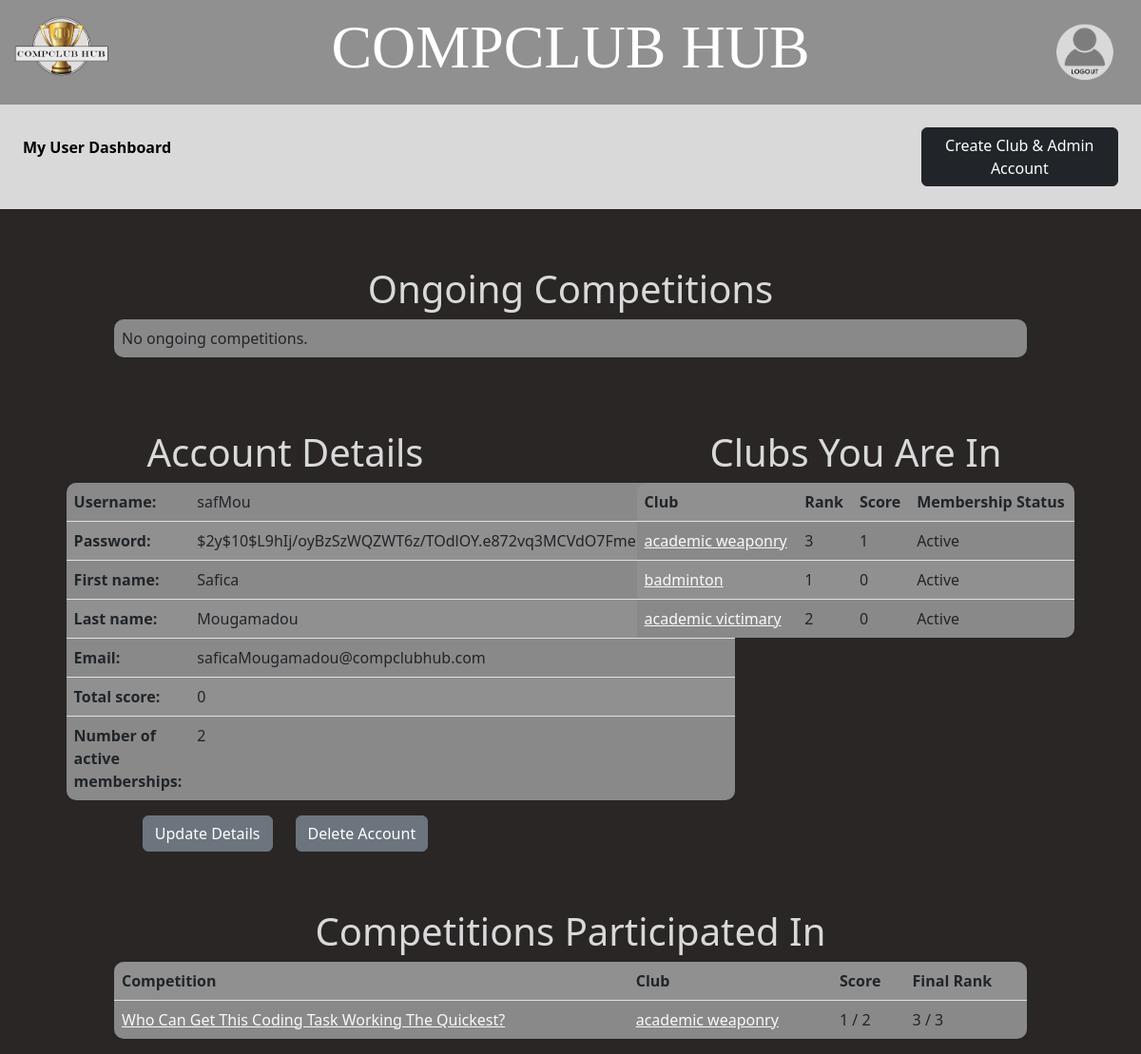
/user_dashboard.php (signed in), run on the app's committed database.
### tables this page shows
CREATE TABLE `users` (
  `userID` int NOT NULL AUTO_INCREMENT,  
  `firstName` varchar(255) NOT NULL ,
  `lastName` varchar(255) NOT NULL,
  `totalScore` decimal NOT NULL DEFAULT 0,  
  `email` varchar(255) NOT NULL,
  `username` varchar(255) NOT NULL,
  `password` varchar(255) NOT NULL,
  `numActiveMemberships` int NOT NULL DEFAULT 0,  
  `deleted` BOOLEAN NOT NULL DEFAULT false,  
  PRIMARY KEY (`userID`)
);

CREATE TABLE `memberships` (
`userID` int NOT NULL,
`clubID` int NOT NULL,
 
`score` decimal NOT NULL DEFAULT 0,  
`activityStatus` boolean NOT NULL DEFAULT True,  
`clubRank` int NOT NULL,  
PRIMARY KEY (`userID`, `clubID`)
);

CREATE TABLE `clubs` (
`clubID` int NOT NULL AUTO_INCREMENT,  
`clubName` varchar(255) NOT NULL,
`clubEmail` varchar(255) NOT NULL,
`category` varchar(255) NOT NULL,  
`description` varchar(255) NOT NULL,
`activityStatus` Boolean NOT NULL DEFAULT True,  
`address` varchar(255) NOT NULL,
PRIMARY KEY (`clubID`)
);

CREATE TABLE `competitions` (
`competitionID` int NOT NULL AUTO_INCREMENT,  
`club` int NOT NULL,  
`name` varchar(255) NOT NULL,
`numParticipants` int NOT NULL DEFAULT 0,
`1stPlace` int,  
`2ndPlace` int,  
`3rdPlace` int,  
`numRounds` int NOT NULL,
`start` date NOT NULL,  
`end` date NOT NULL,  
`finished` BOOLEAN NOT NULL DEFAULT False,  
PRIMARY KEY (`competitionID`)
);

CREATE TABLE `competitors` (
`userID` int NOT NULL,  
`competition` int NOT NULL,  
 
`score` decimal NOT NULL DEFAULT 0,
`finalRank` int NULL,  
PRIMARY KEY (`userID`, `competition`)
);

### user_dashboard.php (the view, shortened to what this page needs)
<!DOCTYPE html>
<html lang="en">
  <head>
    <link href="https://cdn.jsdelivr.net/npm/bootstrap@5.2.3/dist/css/bootstrap.min.css" rel="stylesheet">
    <link rel="stylesheet" href="css/styles.css">
  </head>
<body>
<header>
  <?php
    include 'commonPhp/headerLogOut.php';
  ?>
</header>
<div class="contdash">
  <h1><Strong>My User Dashboard</Strong></h1>
  <form action="user_dashboard.php" method="post">
    <button id="userDashButton" name="createClubAdmin" type="submit" class="btn btn-dark">Create Club & Admin Account</button>
  </form>
</div>
<div class="container-fluid">
  <div class="row">
    <h1 class='display-6'><strong>Ongoing Competitions</strong></h1>
    <?php
      include 'config/database_pdo.php';
      $stmt = $con->prepare(
        "SELECT clubs.clubID, clubs.clubName, competitions.name,
        competitions.numRounds AS totalRounds, matches.roundNum,
         matches.schedule, matches.competitor2,
         competitions.competitionID
        FROM clubs
        JOIN competitions ON clubs.clubID = competitions.club
        JOIN matches ON competitions.competitionID = matches.competition
        WHERE matches.competitor1 = ?
          AND competitions.finished = false
          AND matches.roundNum IN (
            SELECT DISTINCT roundNum
            FROM matches
            WHERE competition = competitions.competitionID
            AND roundNum <= competitions.numRounds
          )
        ORDER BY matches.roundNum DESC"
      );
      $stmt->execute([$_SESSION["id"]]);
      $data = $stmt->fetchAll();
      $stmt2 = $con->prepare(
          "SELECT username FROM users
          JOIN matches ON users.userID=matches.competitor2
          WHERE matches.competitor1 = ?"
      );
      $stmt2->execute([$_SESSION["id"]]);
      $dataOpp = $stmt2->fetchAll();
      $stmt3 = $con->prepare(
        "SELECT clubs.clubID, clubs.clubName, competitions.name,
        competitions.numRounds AS totalRounds, matches.roundNum,
        matches.schedule, matches.competitor2,
        competitions.competitionID
        FROM clubs
        JOIN competitions ON clubs.clubID = competitions.club
        JOIN matches ON competitions.competitionID = matches.competition
        WHERE matches.competitor2 = ?
          AND competitions.finished = false
          AND matches.roundNum IN (
            SELECT DISTINCT roundNum
            FROM matches
            WHERE competition = competitions.competitionID
            AND roundNum <= competitions.numRounds
          )
        ORDER BY matches.roundNum DESC"
      );
      $stmt3->execute([$_SESSION["id"]]);
      $data2 = $stmt3->fetchAll();
      $stmt4 = $con->prepare(
        "SELECT username FROM users
        JOIN matches ON users.userID=matches.competitor1
        WHERE matches.competitor2 = ?"
      );
      $stmt4->execute([$_SESSION["id"]]);
      $data2Opp = $stmt4->fetchAll();
      echo "<table class='table table-striped'>";
      if ($data || $data2) {
        echo "<thead>";
        echo "<tr><th>Club</th><th>Competition</th><th>Round</th><th>Schedule</th><th>Opponent</th></tr>";
        echo "</thead>";
        echo "<tbody>";
        if ($data && $dataOpp) {
          for ($i = 0; $i < count($data); $i++) {
            if ($data[$i]["totalRounds"] > $data[$i]["roundNum"]) {
              echo "<tr><td><a href='club_page.php?clubID=" . $club["clubID"] .
              "' class='link-light'>" .
              $club["clubName"] . "</a></td>" .
              "<td><a href='competition_page.php?competitionID=" .
                $data[$i]["competitionID"] .  "' class='link-light'>" .
                $data[$i]["name"] . "</a></td>" .
              "</td><td>" . $data[$i]["roundNum"] .
              "</td><td>" . $data[$i]["schedule"] . "</td><td>" . $dataOpp[$i]["username"] . "</td></tr>";
            }
          }
        }
        if ($data2 && $data2Opp) {
            for ($i = 0; $i < count($data2); $i++) {
              if ($data2[$i]["totalRounds"] > $data2[$i]["roundNum"]) {
                echo "<tr><td><a href='club_page.php?clubID=" . $club["clubID"] .
                "' class='link-light'>" .
                "<td><a href='competition_page.php?competitionID=" .
                $data2[$i]["competitionID"] .  "' class='link-light'>" .
                $data2[$i]["name"] . "</a></td>" .
                "<td>" . $data2[$i]["name"] . "</td><td>" . $data2[$i]["roundNum"] .
                "</td><td>" . $data2[$i]["schedule"] . "</td><td>" . $data2Opp[$i]["username"] . "</td></tr>";
              }
            }
        }
      } else {
        echo "<tbody>";
        echo "<tr><td>No ongoing competitions.</td></tr>";
      }
      echo "</tbody></table>";
    ?>
    <div class="col-sm-6">
      <?php
        include 'config/database_pdo.php';
        $sql = "SELECT * FROM users
        WHERE userID = :query";
        $stmt = $con->prepare($sql);
        $userID = $_SESSION["id"];
        $stmt->bindParam(':query', $userID);
        $stmt->execute();
        $data = $stmt->fetchAll();
        echo "<h1 class='display-6'><strong>Account Details</strong></h1>";
        echo "<table class='table table-striped'><tbody>";
        if ($data) {
          foreach ($data as $info) {
            echo "<tr><td><strong>Username:</strong></td><td>" . $info["username"] . "</td></tr>";
            echo "<tr><td><strong>Password:</strong></td><td>" . $info["password"] . "</td></tr>";
            echo "<tr><td><strong>First name:</strong></td><td>" . $info["firstName"] . "</td></tr>";
            echo "<tr><td><strong>Last name:</strong></td><td>" . $info["lastName"] . "</td></tr>";
            echo "<tr><td><strong>Email:</strong></td><td>" . $info["email"] . "</td></tr>";
            echo "<tr><td><strong>Total score:</strong></td><td>" . $info["totalScore"] . "</td></tr>";
            echo "<tr><td><strong>Number of active memberships:</strong></td><td>" . $info["numActiveMemberships"] . "</td></tr>";
          }
        }
        echo "</tbody></table>";
      ?>
      <div class="container">
        <div class="row justify-content-center">
          <div class="col-auto">
            <div class="d-flex justify-content-between gap-4">
              <form action="edit_user_details.php" method="post">
                <button id="editUserDetailsButton" name="updateUserDetails" type="submit" class="btn btn-secondary">Update Details</button>
              </form>
              <form action="delete_user.php">
                <button id="deleteUserButton" name="deleteUser" type="submit" class="btn btn-secondary">Delete Account</button>
              </form>
            </div>
          </div>
        </div>
      </div>
    </div>
    <div class="col-sm-6">
      <?php
      include 'config/database_pdo.php';
      $sql = "SELECT clubs.clubID, clubName, memberships.score, memberships.activityStatus, memberships.clubRank FROM clubs
      JOIN memberships on clubs.clubID=memberships.clubID
      JOIN users on memberships.userID=users.userID
      WHERE users.userID = :query";
      $stmt = $con->prepare($sql);
      $userID = $_SESSION["id"];
      $stmt->bindParam(':query', $userID);
      $stmt->execute();
      $data = $stmt->fetchAll();
      echo "<h1 class='display-6'><strong>Clubs You Are In</strong></h1>";
      echo "<table class='table table-striped'>";
      if ($data) {
        echo "<thead>";
        echo "<tr><th>Club</th><th>Rank</th><th>Score</th><th>Membership Status</th></tr>";
        echo "</thead>";
        echo "<tbody>";
        if ($data) {
          foreach ($data as $info) {
            if ($info["activityStatus"]) {
              $status = "Active";
            } else {
              $status = "Inactive";
            }
            echo "<tr><td><a href='club_page.php?clubID=" . $info["clubID"] .
            "' class='link-light'>" .
            $info["clubName"] . "</a></td><td>" .
            $info["clubRank"] . "</td><td>" . $info["score"] . "</td><td>" . $status . "</td></tr>";
          }
        }
      } else {
        echo "<tr><td>You are not in any clubs yet.</td></tr>";
      }
      echo "</tbody></table>";
      ?>
    </div>
  </div>
  <div class="row">
    <?php
      include 'config/database_pdo.php';
      $stmt = $con->prepare(
        "SELECT competitions.name, clubs.clubID, clubs.clubName,
        competitors.score, competitions.numRounds,
        competitors.finalRank, competitions.numParticipants,
        competitions.competitionID
        FROM clubs
        JOIN competitions ON clubs.clubID = competitions.club
        JOIN competitors ON competitions.competitionID = competitors.competition
        WHERE competitors.userID = ?
        AND competitions.finished = true"
      );
      $stmt->execute([$userID]);
      $data = $stmt->fetchAll();
      if ($data) {
        echo "<h1 class='display-6'><strong>Competitions Participated In</strong></h1>";
        echo "<table class='table table-striped'><thead>";
        echo "<tr><th>Competition</th><th>Club</th><th>Score</th><th>Final Rank</th></tr>";
        echo "</thead><tbody>";
        foreach ($data as $info) {
          echo "<tr>" .
          "<td><a href='competition_page.php?competitionID=" .
                $info["competitionID"] .  "' class='link-light'>" .
                $info["name"] . "</a></td>" .
          "<td><a href='club_page.php?clubID=" . $info["clubID"] .
          "' class='link-light'>" .
          $info["clubName"] . "</a></td>" .
          "<td>" . $info["score"] . " / " . $info["numRounds"] . "</td>" .
          "<td>" . $info["finalRank"] . " / " . $info["numParticipants"] . "</td>" .
          "</tr>";
        }
        echo "</tbody></table>";
      }
    ?>
  </div>
</body>
</html>

### css/styles.css (style rules this page uses)
body { background-color: #2a2626; }
header { background-color: #909090; display: flex; justify-content: space-between; align-items: center; height: 10%; position: relative; margin-bottom: 8%; }
.table tr:last-child td { border: none; }
#userDashButton { margin-left: 82%; }
.contdash { background-color: #D9D9D9; padding: 2% 2%; margin-top: -8%; }
.contdash h1 { color: #000000; font-family: 'Segoe UI', Tahoma, Geneva, Verdana, sans-serif; font-size: medium; text-align: justify; position: absolute; margin: 1% 0; }
.ad-1, .ad-2 ,h1 { text-align: center; color: #000000; font-family: 'Segoe UI', Tahoma, Geneva, Verdana, sans-serif; font-size: 120%; }
.table { background-color: #909090; margin-top: 10%; border-radius: 10px; width:80%; margin-left: 10%; }
.container-fluid h1 { color: #D9D9D9; text-align: center; margin-top: 60px; }
.container-fluid table { margin-top: 0%; }

### data on the page
users: username "safMou", password "$2y$10$L9hIj/oyBzSzWQZWT6z/TOdlOY.e872vq3MCVdO7Fme186dqyW3ze", firstName "Safica", lastName "Mougamadou", email "saficaMougamadou@compclubhub.com", totalScore "0", numActiveMemberships "2"
memberships: clubID.clubName "academic weaponry", clubRank "3", score "1", activityStatus "Active"
memberships: clubID.clubName "badminton", clubRank "1", score "0", activityStatus "Active"
memberships: clubID.clubName "academic victimary", clubRank "2", score "0", activityStatus "Active"
clubs: competitions.name "Who Can Get This Coding Task Working The Quickest?", clubName "academic weaponry", competitors.score "1", competitions.numRounds "2", competitors.finalRank "3", competitions.numParticipants "3"
